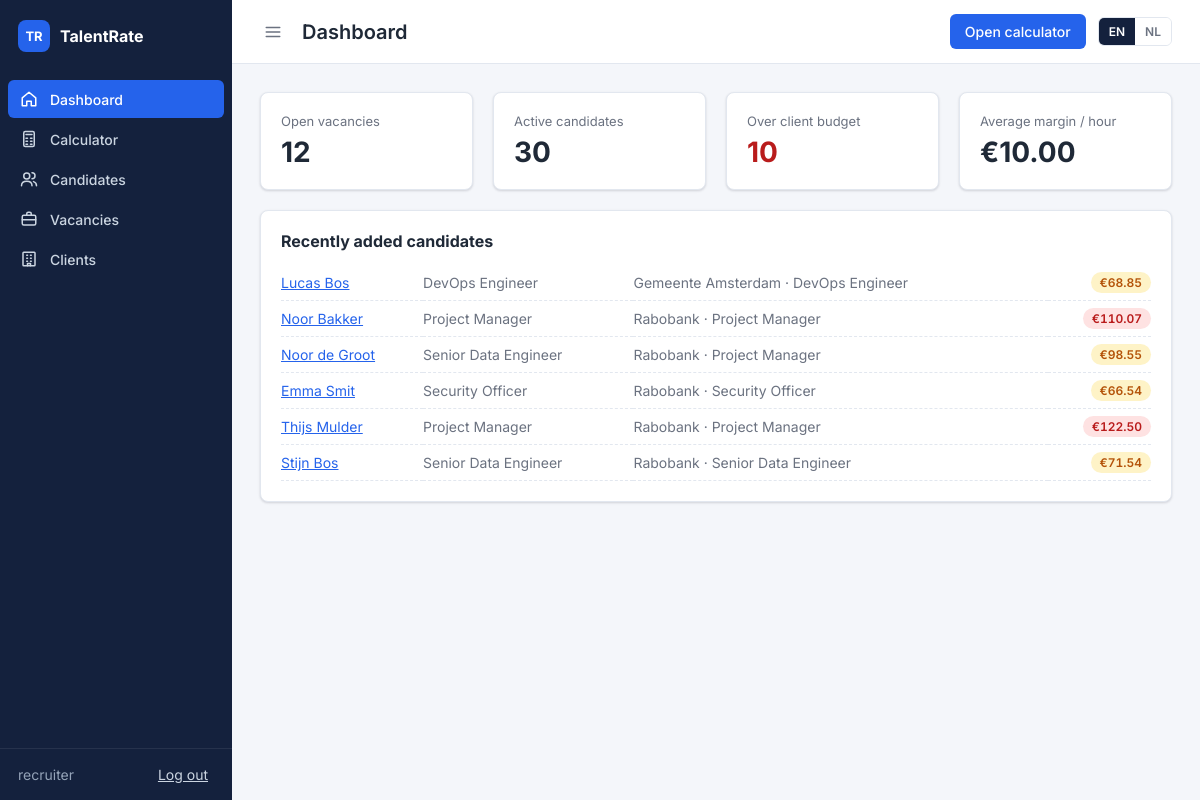
The app's page / (signed in) with its own data.
### candidates/models.py (models this page shows, shortened)
class Candidate(models.Model):
    class Status(models.TextChoices):
        INTAKE = "intake", _("Intake")
        AVAILABLE = "available", _("Available")
        PROPOSED = "proposed", _("Proposed")
        PLACED = "placed", _("Placed")
        INACTIVE = "inactive", _("Inactive")
    class Transport(models.TextChoices):
        CAR = "car", _("Car")
        OV = "ov", _("Public transport")
    first_name = models.CharField(_("first name"), max_length=100)
    last_name = models.CharField(_("last name"), max_length=100)
    email = models.EmailField(_("email"), blank=True)
    phone = models.CharField(_("phone"), max_length=30, blank=True)
    city = models.CharField(_("home location"), max_length=150, blank=True,
                            help_text=_("City, postcode or address, used to calculate travel distance"))
    desired_role = models.CharField(_("desired role"), max_length=150, blank=True)
    status = models.CharField(_("status"), max_length=20, choices=Status.choices, default=Status.INTAKE)
    expected_salary_month = models.DecimalField(_("desired gross salary / month (€)"), max_digits=8, decimal_places=2)
    hours_per_week = models.PositiveSmallIntegerField(
        _("desired hours per week"), default=40, validators=[MinValueValidator(1), MaxValueValidator(60)]
    )
    travel_distance_km = models.DecimalField(
        _("travel distance one way (km)"), max_digits=6, decimal_places=1, null=True, blank=True,
        help_text=_("Calculated automatically from the home location and the vacancy location"),
    )
    transport_type = models.CharField(_("travel means"), max_length=10, choices=Transport.choices, default=Transport.CAR)
    remote_days_per_week = models.PositiveSmallIntegerField(
        _("remote days / week"), default=0, validators=[MaxValueValidator(5)],
        help_text=_("Used for matching only"),
    )
    cost_factor = models.DecimalField(_("cost price factor"), max_digits=4, decimal_places=2, default=Decimal("2.00"))
    margin_per_hour = models.DecimalField(
        _("margin / hour (€)"), max_digits=6, decimal_places=2, default=Decimal("10.00"),
        validators=[MinValueValidator(Decimal("5")), MaxValueValidator(Decimal("15"))],
    )
    proposed_rate = models.DecimalField(
        _("proposed tariff / hour (€)"), max_digits=7, decimal_places=2, null=True, blank=True,
        help_text=_("Leave empty to use the advised tariff."),
    )
    vacancy = models.ForeignKey(
        "clients.Vacancy", on_delete=models.SET_NULL, null=True, blank=True,
        related_name="candidates", verbose_name=_("vacancy"),
    )
    notes = models.TextField(_("notes"), blank=True)
    created_at = models.DateTimeField(auto_now_add=True)
    updated_at = models.DateTimeField(auto_now=True)
    PRICING_FIELD_MAP = {
        "salary_month": "expected_salary_month",
        "hours_per_week": "hours_per_week",
        "cost_factor": "cost_factor",
        "margin": "margin_per_hour",
        "travel_distance_km": "travel_distance_km",
        "transport_type": "transport_type",
    }
    class Meta:
        ordering = ["-created_at"]
        verbose_name = _("candidate")
        verbose_name_plural = _("candidates")
    @property
    def full_name(self):
        return f"{self.first_name} {self.last_name}".strip()
    def pricing_input(self, vacancy=_UNSET, **overrides) -> PricingInput:
        vacancy = self.vacancy if vacancy is _UNSET else vacancy
        data = {engine: getattr(self, model) for engine, model in self.PRICING_FIELD_MAP.items()}
        data.update(
            client_pays_travel=vacancy.client_pays_travel if vacancy else False,
            max_rate=vacancy.max_rate_per_hour if vacancy else None,
            proposed_rate=self.proposed_rate,
        )
        data.update(overrides)
        return PricingInput(**data)
    @property
    def pricing(self):
        if not hasattr(self, "_pricing_cache"):
            self._pricing_cache = calculate(self.pricing_input())
        return self._pricing_cache

### clients/models.py (models this page shows, shortened)
class Vacancy(models.Model):
    client = models.ForeignKey(Client, on_delete=models.CASCADE, related_name="vacancies", verbose_name=_("client"))
    title = models.CharField(_("title"), max_length=200)
    address = models.CharField(_("address / postcode"), max_length=200, blank=True,
                               help_text=_("Work location, used to calculate travel distance"))
    city = models.CharField(_("city"), max_length=100, blank=True)
    max_rate_per_hour = models.DecimalField(_("max client rate / hour (€)"), max_digits=7, decimal_places=2)
    hours_per_week = models.PositiveSmallIntegerField(_("hours per week"), default=40)
    remote_days_allowed = models.PositiveSmallIntegerField(_("remote days allowed"), default=0)
    min_salary = models.DecimalField(_("min salary / month (€)"), max_digits=8, decimal_places=2, null=True, blank=True)
    max_salary = models.DecimalField(_("max salary / month (€)"), max_digits=8, decimal_places=2, null=True, blank=True)
    skills = models.TextField(_("skills / keywords"), blank=True, help_text=_("Comma separated"))
    client_pays_travel = models.BooleanField(
        _("client pays travel costs"), default=False,
        help_text=_("Travel costs are then left out of the tariff"),
    )
    is_open = models.BooleanField(_("open"), default=True)
    class Meta:
        ordering = ["client__name", "title"]
        verbose_name = _("vacancy")
        verbose_name_plural = _("vacancies")
    def __str__(self):
        return f"{self.client.name} · {self.title}"
    @property
    def location(self):
        """Work location for the travel distance (address + city, falling back to the client's city)."""
        return ", ".join(part for part in (self.address, self.city or self.client.city) if part)

class Client(models.Model):
    name = models.CharField(_("name"), max_length=200)
    industry = models.CharField(_("industry"), max_length=100, blank=True)
    city = models.CharField(_("city"), max_length=100, blank=True)
    contact_name = models.CharField(_("contact name"), max_length=150, blank=True)
    contact_email = models.EmailField(_("contact email"), blank=True)
    class Meta:
        ordering = ["name"]

### core/views.py (the view)
# urls.py: path("", views.dashboard, name="dashboard"),
def dashboard(request):
    candidates = list(Candidate.objects.select_related("vacancy").exclude(status=Candidate.Status.INACTIVE))
    results = [c.pricing for c in candidates]
    over_budget = sum(1 for r in results if r.budget_status == "over")
    margins = [r.margin for r in results]
    context = {
        "open_vacancies": Vacancy.objects.filter(is_open=True).count(),
        "active_candidates": len(candidates),
        "over_budget": over_budget,
        "avg_margin": (sum(margins, Decimal(0)) / len(margins)) if margins else Decimal(0),
        "recent_candidates": Candidate.objects.select_related("vacancy").order_by("-created_at")[:6],
    }
    return render(request, "core/dashboard.html", context)

### core/templates/core/dashboard.html (shortened to what this page needs)
{% extends "core/base.html" %}
{% load i18n %}
{% block heading %}{% trans "Dashboard" %}{% endblock %}
{% block page_actions %}
    <a href="{% url 'pricing:calculator' %}" class="btn btn-primary">{% trans "Open calculator" %}</a>
{% endblock %}
{% block content %}
<div class="grid grid-4">
    <div class="card kpi">
        <div class="kpi-label">{% trans "Open vacancies" %}</div>
        <div class="kpi-value">{{ open_vacancies }}</div>
    </div>
    <div class="card kpi">
        <div class="kpi-label">{% trans "Active candidates" %}</div>
        <div class="kpi-value">{{ active_candidates }}</div>
    </div>
    <div class="card kpi">
        <div class="kpi-label">{% trans "Over client budget" %}</div>
        <div class="kpi-value" style="color: var(--danger)">{{ over_budget }}</div>
    </div>
    <div class="card kpi">
        <div class="kpi-label">{% trans "Average margin / hour" %}</div>
        <div class="kpi-value">€{{ avg_margin|floatformat:2 }}</div>
    </div>
</div>
<div class="card" style="margin-top: 20px">
    <h2>{% trans "Recently added candidates" %}</h2>
    <table class="breakdown">
        {% for c in recent_candidates %}
            {% with p=c.pricing %}
            <tr>
                <td><a href="{% url 'candidates:detail' c.pk %}">{{ c.full_name }}</a></td>
                <td class="muted">{{ c.desired_role }}</td>
                <td class="muted">{{ c.vacancy|default:"—" }}</td>
                <td class="value"><span class="badge badge-{{ p.budget_status }}">€{{ p.final_rate|floatformat:2 }}</span></td>
            </tr>
            {% endwith %}
        {% empty %}
            <tr><td class="muted">{% trans "No candidates yet. Run `manage.py seed_demo` for demo data." %}</td></tr>
        {% endfor %}
    </table>
</div>
{% endblock %}

### core/templates/core/base.html (shortened to what this page needs)
{% load static i18n %}<!DOCTYPE html>
{% get_current_language as LANGUAGE_CODE %}
<html lang="{{ LANGUAGE_CODE }}">
<head>
    <link rel="stylesheet" href="https://cdn.datatables.net/2.3.4/css/dataTables.dataTables.css">
    <link rel="stylesheet" href="https://cdn.datatables.net/buttons/3.2.5/css/buttons.dataTables.css">
    <link rel="stylesheet" href="{% static 'core/css/app.css' %}">
</head>
<body>
<div class="app">
    <aside class="sidebar" id="sidebar">
        <a class="brand" href="{% url 'core:dashboard' %}">
            <span class="brand-mark">TR</span>
            <span class="brand-name">TalentRate</span>
        </a>
        <nav class="nav">
            {% for item in nav_items %}
                <a href="{% url item.url_name %}" class="nav-item{% if item.active %} active{% endif %}">
                    {% include "core/_icon.html" with name=item.icon %}
                    <span>{{ item.label }}</span>
                </a>
            {% endfor %}
        </nav>
        <div class="sidebar-footer">
            <span class="muted">{{ request.user.get_username }}</span>
            <form method="post" action="{% url 'logout' %}">
                <button type="submit" class="link-button">{% trans "Log out" %}</button>
            </form>
        </div>
    </aside>
    <div class="main">
        <header class="topbar">
            <button class="icon-button" id="sidebar-toggle" aria-label="{% trans 'Toggle menu' %}">
                {% include "core/_icon.html" with name="menu" %}
            </button>
            <h1 class="page-title">{% block heading %}{% endblock %}</h1>
            <div class="topbar-actions">
                {% block page_actions %}{% endblock %}
                <form action="{% url 'set_language' %}" method="post" class="lang-switch">
                    {% get_available_languages as LANGUAGES %}
                    {% for code, name in LANGUAGES %}
                        <button type="submit" name="language" value="{{ code }}"
                                class="{% if code == LANGUAGE_CODE %}active{% endif %}">{{ code|upper }}</button>
                    {% endfor %}
                </form>
            </div>
        </header>
        <main class="content">
            {% block content %}{% endblock %}
        </main>
    </div>
</div>
    {% trans "Actions" as t_actions %}{% trans "Could not load the form." as t_load %}{% trans "Something went wrong. Please try again." as t_error %}
</body>
</html>

### records on screen
Candidate: full_name "Lucas Bos", desired_role "DevOps Engineer", vacancy "Gemeente Amsterdam · DevOps Engineer", pricing.final_rate "68.85"
Candidate: full_name "Noor Bakker", desired_role "Project Manager", vacancy "Rabobank · Project Manager", pricing.final_rate "110.07"
Candidate: full_name "Noor de Groot", desired_role "Senior Data Engineer", vacancy "Rabobank · Project Manager", pricing.final_rate "98.55"
Candidate: full_name "Emma Smit", desired_role "Security Officer", vacancy "Rabobank · Security Officer", pricing.final_rate "66.54"
Candidate: full_name "Thijs Mulder", desired_role "Project Manager", vacancy "Rabobank · Project Manager", pricing.final_rate "122.50"
Candidate: full_name "Stijn Bos", desired_role "Senior Data Engineer", vacancy "Rabobank · Senior Data Engineer", pricing.final_rate "71.54"

### other values on screen
{{ item.label }} "Dashboard" "Calculator" "Candidates" "Vacancies" "Clients"
{{ request.user.get_username }} "recruiter"
{{ code|upper }} "EN" "NL"
{{ open_vacancies }} "12"
{{ active_candidates }} "30"
{{ over_budget }} "10"
{{ avg_margin|floatformat:2 }} "10.00"
